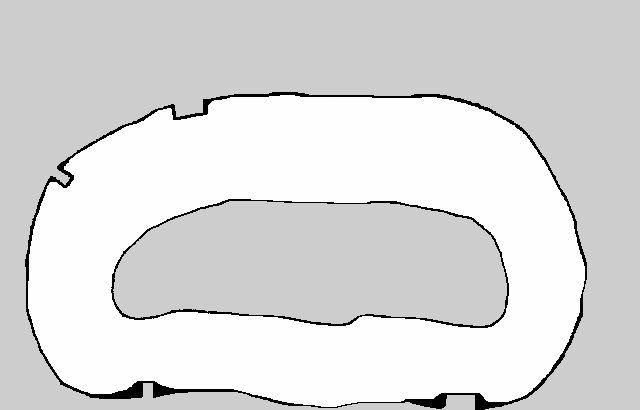
#> input picture maps/Map_edited.png, 640 x 410 px; its folder holds 4 pictures in this run
$ jupyter execute --allow-errors map_converter.ipynb
#> lines starting #> are read from the running program, lines starting #| are printed output that depends on the picture; after the words box and inside, x2 and y2 are one past the last pixel; in counts of white or black regions, pixels touching at a corner belong together
# Map Converter
This is a Jupyter Notebook to Convert a `.png` or `.pgm` + `.yaml` of a map into a `.csv` that can be fed into the TUMFTM functions.

High Level Steps:
1. Get the Euclidean Distance Transform of the map
2. Apply skeletonization to the map to extract centerlines
3. Run DFS to extract the centerline xy coordinates in order
4. Apply the transformations to go from pixel to meter coordinate frame

Map Conditions:
- Map edges should be well defined, inside should be white, walls are black and outside is grey

[cell 1]
import numpy as np
from skimage.morphology import skeletonize
import matplotlib.pyplot as plt
import yaml
import scipy
from scipy.ndimage import distance_transform_edt as edt
from PIL import Image
import os

[cell 2]
MAP_NAME = "Map_edited"

TRACK_WIDTH_MARGIN = 0.0 # Extra Safety margin, in meters

[cell 3]
# Modified from https://github.com/CL2-UWaterloo/Head-to-Head-Autonomous-Racing/blob/main/gym/f110_gym/envs/laser_models.py
# load map image

if os.path.exists(f"maps/{MAP_NAME}.png"):
    map_img_path = f"maps/{MAP_NAME}.png"
elif os.path.exists(f"maps/{MAP_NAME}.pgm"):
    map_img_path = f"maps/{MAP_NAME}.pgm"
else:
    raise Exception("Map not found!")

map_yaml_path = f"maps/{MAP_NAME}.yaml"
raw_map_img = np.array(Image.open(map_img_path).transpose(Image.FLIP_TOP_BOTTOM))
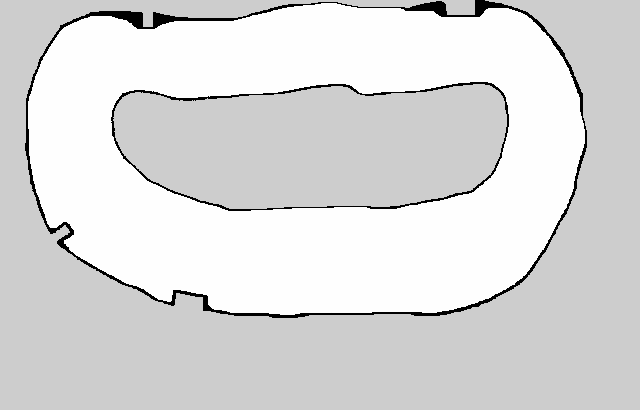
#> raw_map_img: shape (410, 640); min 0, max 254, mean 219.1
raw_map_img = raw_map_img.astype(np.float64)

plt.figure(figsize=(10, 10))
plt.imshow(raw_map_img, cmap='gray', origin='lower')

[cell 4]
# grayscale -> binary. Converts grey to black
map_img = raw_map_img.copy()
map_img[map_img <= 210.] = 0
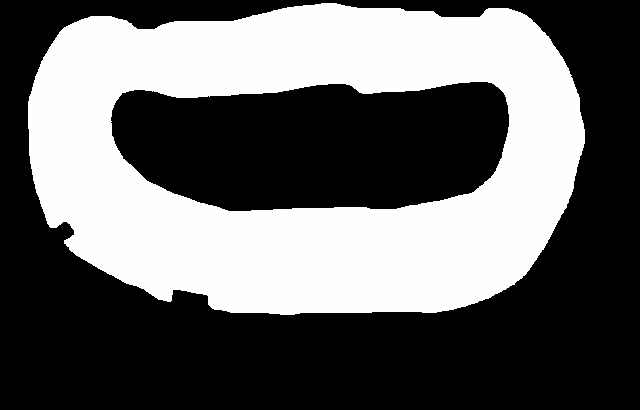
#> map_img: shape (410, 640) float64; min 0, max 254, mean 101.6
map_img[map_img > 210.] = 1
#> map_img: shape (410, 640) float64; values 0 (black) and 1 (white), 40% white; 1 white region, box (x1, y1, x2, y2) and area: (28, 3, 585, 315) 104993

map_height = map_img.shape[0]
#> map_height = 410
# map_width = map_img.shape[1]
map_img
plt.figure(figsize=(10, 10))
plt.imshow(map_img, cmap='gray', origin='lower')

[cell 5]
plt.figure(figsize=(10, 10))
# Calculate Euclidean Distance Transform (tells us distance to nearest wall)
dist_transform = scipy.ndimage.distance_transform_edt(map_img)
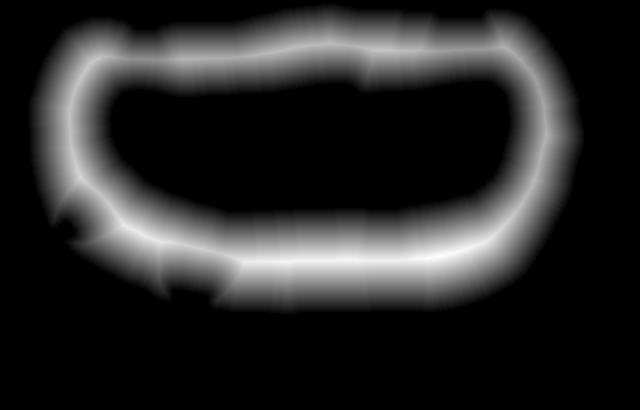
#> dist_transform: shape (410, 640) float64; min 0, max 55.11, mean 8.8; drawn with min black and max white
plt.imshow(dist_transform, cmap='gray', origin='lower')

[cell 6]
# Threshold the distance transform to create a binary image
THRESHOLD = 0.5 # You should play around with this number. Is you say hairy lines generated, either clean the map so it is more curvy or increase this number
centers = dist_transform > THRESHOLD*dist_transform.max()
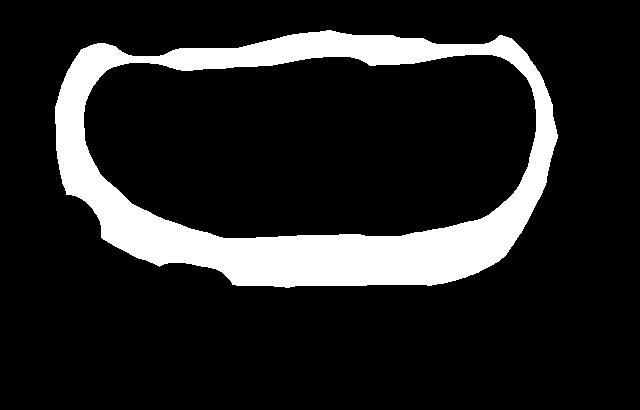
#> centers: shape (410, 640) bool; 14.4% white; 1 white region, box (x1, y1, x2, y2) and area: (55, 30, 558, 288) 37831
plt.figure(figsize=(10, 10))
plt.imshow(centers, origin='lower', cmap='gray')

[cell 7]
plt.figure(figsize=(10, 10))
centerline = skeletonize(centers)
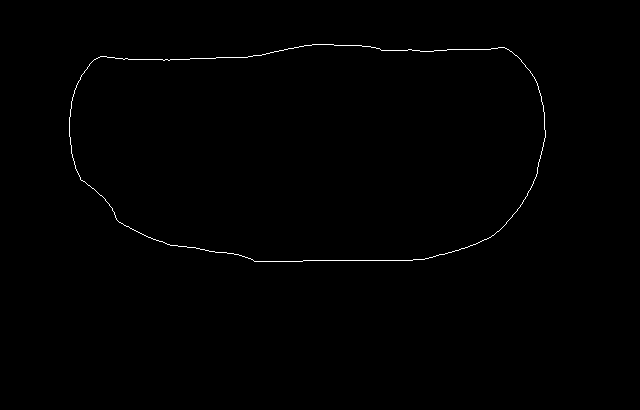
#> centerline: shape (410, 640) bool; 0.44% white in thin lines or dots, all inside (x1, y1, x2, y2) = (69, 44, 546, 262)
plt.imshow(centerline, origin='lower', cmap='gray')

[cell 8]
# The centerline has the track width encoded
plt.figure(figsize=(10, 10))
centerline_dist = np.where(centerline, dist_transform, 0)
plt.imshow(centerline_dist, origin='lower', cmap='gray')

[cell 9]
LEFT_START_Y = map_height // 2 #- 120
#> LEFT_START_Y = 205

[cell 10]
NON_EDGE = 0.0
# Use DFS to extract the outer edge
left_start_y = LEFT_START_Y
#> left_start_y = 205
left_start_x = 0
while (centerline_dist[left_start_y][left_start_x] == NON_EDGE):
	left_start_x += 1
#> this loop made 109 passes
#> after the loop, left_start_x = 109

print(f"Starting position for left edge: {left_start_x} {left_start_y}")
#| Starting position for left edge: 109 205

[cell 11]
# Run DFS
import sys
sys.setrecursionlimit(20000)

visited = {}
centerline_points = []
track_widths = []
# DIRECTIONS = [(0, 1), (1, 0), (0, -1), (-1, 0), (1, 1), (1, -1), (-1, 1), (-1, -1)]
# If you want the other direction first
DIRECTIONS = [(0, -1), (-1, 0),  (0, 1), (1, 0), (-1, 1), (-1, -1), (1, 1), (1, -1) ]

starting_point = (left_start_x, left_start_y)
#> starting_point = (109, 205)

def dfs(point):
#> called with point = (109, 205)
	if (point in visited): return
	visited[point] = True
	centerline_points.append(np.array(point))
	track_widths.append(np.array([centerline_dist[point[1]][point[0]], centerline_dist[point[1]][point[0]]]))

	for direction in DIRECTIONS:
		if (centerline_dist[point[1] + direction[1]][point[0] + direction[0]] != NON_EDGE and (point[0] + direction[0], point[1] + direction[1]) not in visited):
			dfs((point[0] + direction[0], point[1] + direction[1]))

dfs(starting_point)

[cell 12]
fig, (ax1,ax2,ax3, ax4) = plt.subplots(1, 4, figsize=(20,5))
ax1.axis('off')
ax2.axis('off')
ax3.axis('off')
ax4.axis('off')

centerline_img = np.zeros(map_img.shape)
for x,y in centerline_points[:len(centerline_points)//10]:
	centerline_img[y][x] = 255
#> this loop made 114 passes
#> (x, y) on passes 1 to 12: (109, 205), (109, 204), (108, 203), (107, 202), (106, 201), (105, 200), (105, 199), (104, 198), (103, 197), (102, 196), (101, 195), (100, 195)
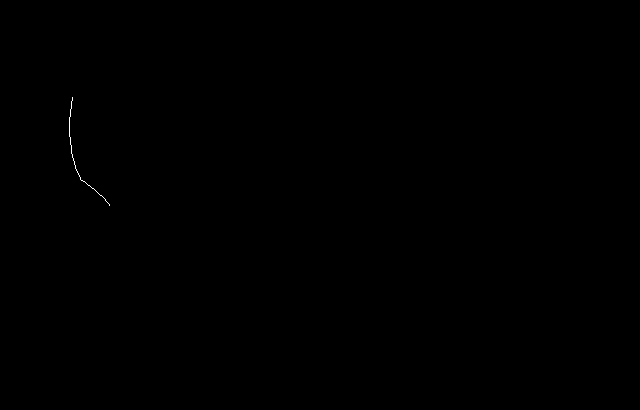
#> centerline_img: shape (410, 640) float64; 0.04% white in thin lines or dots, all inside (x1, y1, x2, y2) = (69, 97, 110, 206)
ax1.imshow(centerline_img, cmap='Greys', vmax=1, origin='lower')
ax1.set_title("First 10% points")

centerline_img = np.zeros(map_img.shape)
for x,y in centerline_points[:len(centerline_points)//4]:
	centerline_img[y][x] = 255
#> this loop made 286 passes
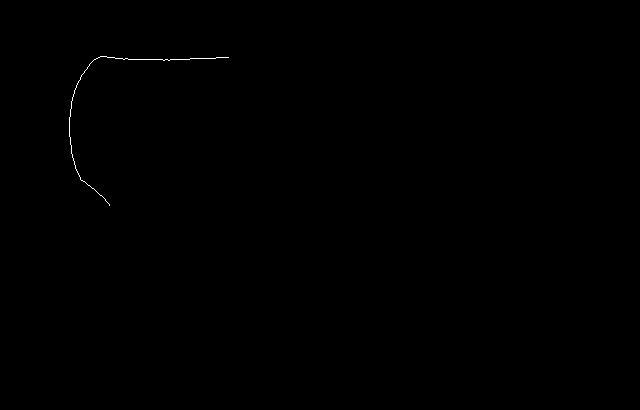
#> centerline_img: shape (410, 640) float64; 0.11% white in thin lines or dots, all inside (x1, y1, x2, y2) = (69, 56, 229, 206)
ax2.imshow(centerline_img, cmap='Greys', vmax=1, origin='lower')
ax2.set_title("First 25% points")

centerline_img = np.zeros(map_img.shape)
for x,y in centerline_points[:int(len(centerline_points)/1.4)]:
	centerline_img[y][x] = 255
#> this loop made 817 passes
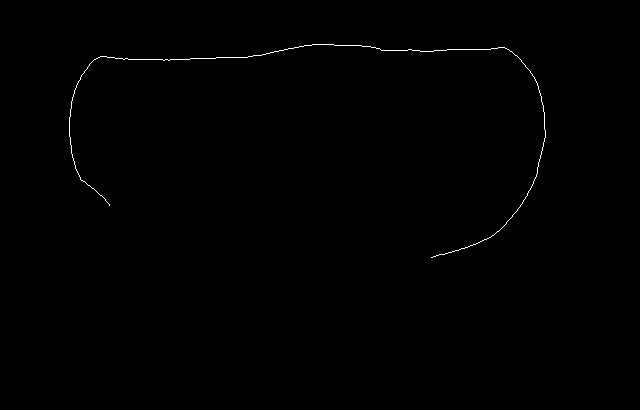
#> centerline_img: shape (410, 640) float64; 0.31% white in thin lines or dots, all inside (x1, y1, x2, y2) = (69, 44, 546, 258)
ax3.imshow(centerline_img, cmap='Greys', vmax=1, origin='lower')
ax3.set_title("First 50% points")

centerline_img = np.zeros(map_img.shape)
for x,y in centerline_points:
	centerline_img[y][x] = 1000
#> this loop made 1145 passes
ax4.imshow(centerline_img, cmap='Greys', vmax=1, origin='lower')
ax4.set_title("All points")
fig.tight_layout()

# Conversion
Convert into Pandas, and go from pixels to meters, and then shift by the origin.

[cell 13]
track_widths
#> Out = 1145 pairs, first value 31 to 54.92, second value 31 to 54.92

[cell 14]
track_widths_np = np.array(track_widths)
#> track_widths_np has the same summary as Out
waypoints = np.array(centerline_points)
#> waypoints = 1145 pairs, first value 69 to 545, second value 44 to 261
print(f"Track widths shape: {track_widths_np.shape}, waypoints shape: {waypoints.shape}")
#| Track widths shape: (1145, 2), waypoints shape: (1145, 2)

[cell 15]
# Merge track with waypoints
data = np.concatenate((waypoints, track_widths_np), axis=1)
#> data = 1145 rows, first 6: [109, 205, 43.83, 43.83], [109, 204, 43.84, 43.84], [108, 203, 43.84, 43.84], [107, 202, 43.84, 43.84], [106, 201, 43.57, 43.57], [105, 200, 43.27, 43.27]
data.shape
#> Out = (1145, 4)
